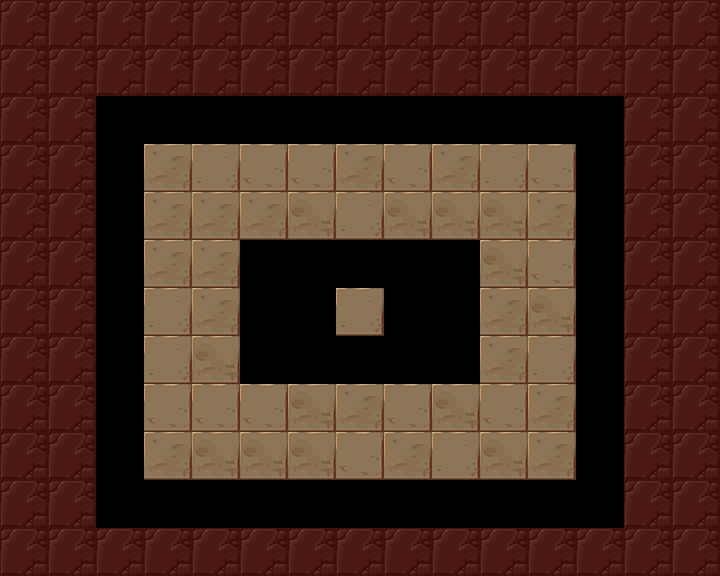

The image is a tile-based game level rendered from a .tmx file. Its description and source (layers, tilesets, objects; grid data summarised) follow:
An orthogonal 15x12 tile map with 48x48 px tiles, 3 tile layers (Floor, Holes, Walls), 7 tilesets and 58 objects (3x mirror, 2x glassWall, lightSwitch, lightOrb, player_start, ...).

<map version="1.0" orientation="orthogonal" renderorder="right-down" width="15" height="12" tilewidth="48" tileheight="48" nextobjectid="283">
 <tileset firstgid="1" name="walls" tilewidth="48" tileheight="48" tilecount="42">
  <image source="../../images/kongregate_release/wall_sheet.png" width="336" height="288" />
 </tileset>
 <tileset firstgid="43" name="exit" tilewidth="48" tileheight="48" tilecount="12">
  <image source="../../images/kongregate_release/gate_sheet.png" width="192" height="144" />
 </tileset>
 <tileset firstgid="55" name="floors" tilewidth="48" tileheight="48" tilecount="4">
  <image source="../../images/kongregate_release/floor_sheet.png" width="192" height="48" />
 </tileset>
 <tileset firstgid="59" name="holes" tilewidth="48" tileheight="48" tilecount="6">
  <image source="../../images/kongregate_release/hole_sheet.png" width="288" height="48" />
 </tileset>
 <tileset firstgid="65" name="mirrors" tilewidth="48" tileheight="48" tilecount="4">
  <image source="../../images/kongregate_release/mirror_sheet.png" width="96" height="96" />
 </tileset>
 <tileset firstgid="69" name="orb_sheet" tilewidth="48" tileheight="48" tilecount="9">
  <image source="../../images/kongregate_release/orb_sheet.png" width="144" height="144" />
 </tileset>
 <tileset firstgid="78" name="glass_wall_sheet" tilewidth="48" tileheight="48" tilecount="42">
  <image source="../../images/kongregate_release/glass_wall_sheet.png" width="336" height="288" />
 </tileset>
 <layer name="Floor" width="15" height="12">
  <properties>
   <property name="tileset" value="floors" />
  </properties>
  <data>[180 cells, 49 non-empty, 4 distinct tile ids]</data>
 </layer>
 <layer name="Holes" width="15" height="12">
  <properties>
   <property name="tileset" value="holes" />
  </properties>
  <data>[180 cells, 0 non-empty, 0 distinct tile ids]</data>
 </layer>
 <layer name="Walls" width="15" height="12">
  <properties>
   <property name="tileset" value="walls" />
  </properties>
  <data>[180 cells, 81 non-empty, 1 distinct tile ids]</data>
 </layer>
 <objectgroup name="Objects" visible="0" />
 <objectgroup name="glasswall">
  <object id="225" type="glassWall" gid="78" x="288" y="288" width="48" height="48" />
  <object id="226" type="glassWall" gid="78" x="336" y="384" width="48" height="48" />
  <object id="227" gid="78" x="288" y="336" width="48" height="48" />
  <object id="228" gid="78" x="288" y="384" width="48" height="48" />
  <object id="229" gid="78" x="336" y="288" width="48" height="48" />
  <object id="230" gid="78" x="384" y="384" width="48" height="48" />
  <object id="231" gid="78" x="384" y="288" width="48" height="48" />
  <object id="232" gid="78" x="384" y="336" width="48" height="48" />
  <object id="233" gid="106" x="576" y="192" width="48" height="48" />
  <object id="234" gid="78" x="432" y="288" width="48" height="48" />
  <object id="235" gid="78" x="432" y="384" width="48" height="48" />
  <object id="236" gid="78" x="432" y="336" width="48" height="48" />
  <object id="237" gid="78" x="240" y="288" width="48" height="48" />
  <object id="238" gid="78" x="240" y="336" width="48" height="48" />
  <object id="239" gid="78" x="240" y="384" width="48" height="48" />
  <object id="240" gid="78" x="96" y="144" width="48" height="48" />
  <object id="241" gid="78" x="144" y="144" width="48" height="48" />
  <object id="242" gid="78" x="192" y="144" width="48" height="48" />
  <object id="243" gid="78" x="240" y="144" width="48" height="48" />
  <object id="244" gid="78" x="288" y="144" width="48" height="48" />
  <object id="245" gid="78" x="336" y="144" width="48" height="48" />
  <object id="246" gid="78" x="384" y="144" width="48" height="48" />
  <object id="247" gid="78" x="432" y="144" width="48" height="48" />
  <object id="248" gid="78" x="480" y="144" width="48" height="48" />
  <object id="249" gid="78" x="528" y="144" width="48" height="48" />
  <object id="250" gid="78" x="576" y="144" width="48" height="48" />
  <object id="251" gid="78" x="576" y="192" width="48" height="48" />
  <object id="252" gid="78" x="576" y="240" width="48" height="48" />
  <object id="253" gid="78" x="576" y="288" width="48" height="48" />
  <object id="254" gid="78" x="576" y="336" width="48" height="48" />
  <object id="255" gid="78" x="576" y="384" width="48" height="48" />
  <object id="256" gid="78" x="576" y="432" width="48" height="48" />
  <object id="257" gid="78" x="576" y="480" width="48" height="48" />
  <object id="258" gid="78" x="576" y="528" width="48" height="48" />
  <object id="259" gid="78" x="528" y="528" width="48" height="48" />
  <object id="260" gid="78" x="480" y="528" width="48" height="48" />
  <object id="261" gid="78" x="384" y="528" width="48" height="48" />
  <object id="262" gid="78" x="432" y="528" width="48" height="48" />
  <object id="263" gid="78" x="336" y="528" width="48" height="48" />
  <object id="264" gid="78" x="288" y="528" width="48" height="48" />
  <object id="265" gid="78" x="240" y="528" width="48" height="48" />
  <object id="266" gid="78" x="192" y="528" width="48" height="48" />
  <object id="267" gid="78" x="144" y="528" width="48" height="48" />
  <object id="268" gid="78" x="96" y="528" width="48" height="48" />
  <object id="269" gid="78" x="96" y="480" width="48" height="48" />
  <object id="270" gid="78" x="96" y="432" width="48" height="48" />
  <object id="271" gid="78" x="96" y="384" width="48" height="48" />
  <object id="272" gid="78" x="96" y="336" width="48" height="48" />
  <object id="273" gid="78" x="96" y="288" width="48" height="48" />
  <object id="274" gid="78" x="96" y="240" width="48" height="48" />
  <object id="275" gid="78" x="96" y="192" width="48" height="48" />
 </objectgroup>
 <objectgroup name="Mirrors">
  <object id="276" type="mirror" gid="2147483714" x="480" y="336" width="48" height="48">
   <properties>
    <property name="sides" value="1" />
   </properties>
  </object>
  <object id="277" type="mirror" gid="66" x="144" y="288" width="48" height="48">
   <properties>
    <property name="sides" value="1" />
   </properties>
  </object>
  <object id="278" type="mirror" gid="3221225538" x="480" y="480" width="48" height="48">
   <properties>
    <property name="sides" value="1" />
   </properties>
  </object>
 </objectgroup>
 <objectgroup name="Light">
  <object id="279" type="lightSwitch" gid="69" x="336" y="192" width="48" height="48" />
  <object id="280" type="lightOrb" gid="74" x="336" y="336" width="48" height="48">
   <properties>
    <property name="direction" value="4096" />
   </properties>
  </object>
 </objectgroup>
 <objectgroup color="#141ba4" name="player_start">
  <object id="281" type="player_start" x="144" y="144" width="48" height="48">
   <properties>
    <property name="direction_facing" value="16" />
    <property name="initial_zoom" value="0.7" />
   </properties>
  </object>
 </objectgroup>
 <objectgroup color="#71a400" name="Exit">
  <object id="282" type="exit" gid="43" x="528" y="192" width="48" height="48" />
 </objectgroup>
</map>
